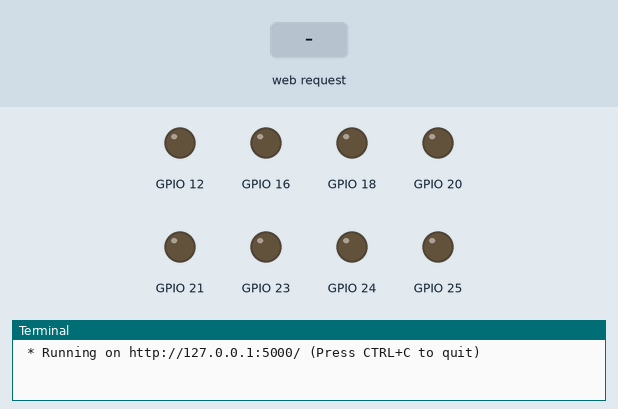
Recording of a program running on a simulated Raspberry Pi (BCM pin numbers). Shown: output pins drawn as LEDs (lit = HIGH), the last lines printed to the terminal. Inputs (shaded band) come from the test bench. A web server runs the application; the clock reads 2024-03-15 10:24:30 at power-on unless the program sets it.

Above: at 1.2 s.
1.3 s: HTTP request for /off/18 received
At 2.5 s:
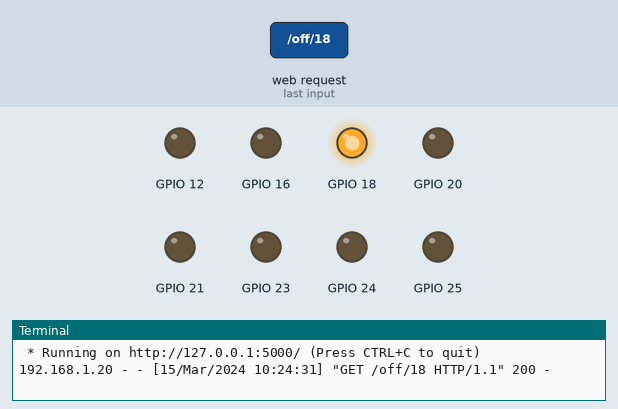
2.8 s: HTTP request for /off/23 received
At 3.8 s:
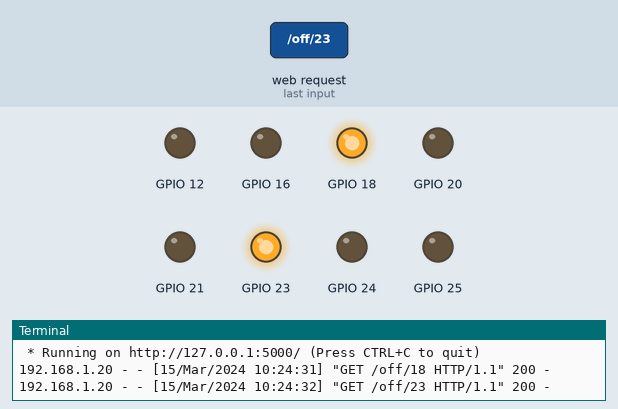
4.3 s: HTTP request for /on/18 received
At 5.0 s:
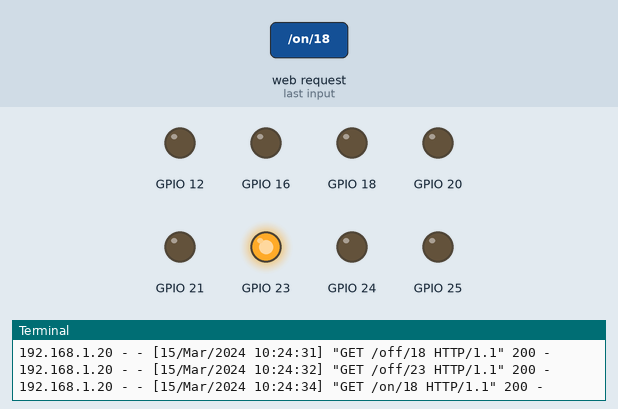
5.8 s: HTTP request for /off/24 received
At 6.1 s:
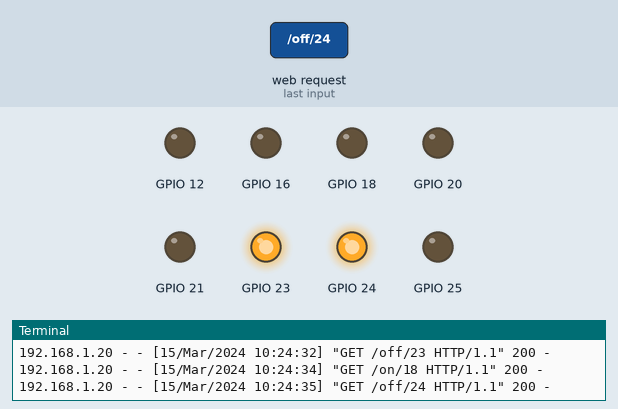
7.3 s: HTTP request for /on/23 received
At 8.5 s:
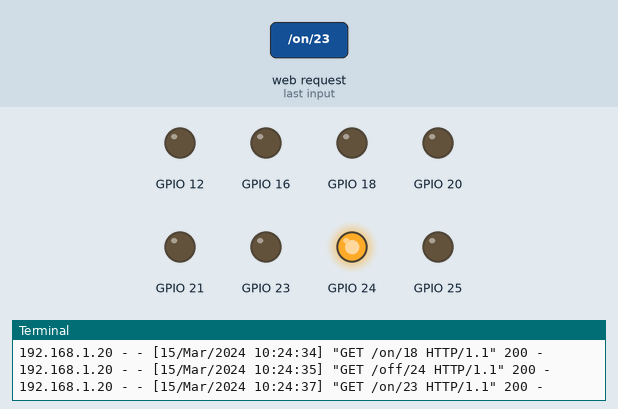
8.8 s: HTTP request for /on/24 received
At 9.6 s:
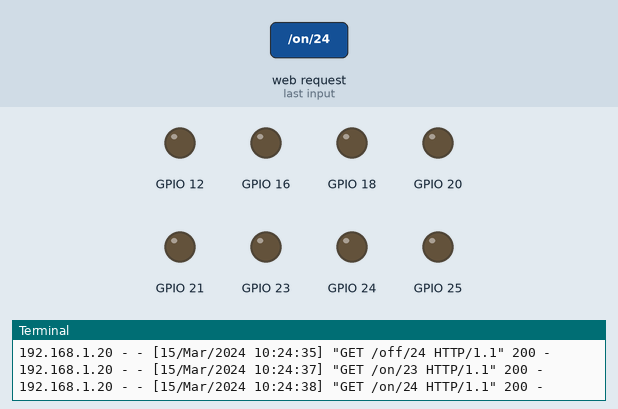
Timing chart, 0 to 11.3 s (numbered marks = the images above; inputs shaded):
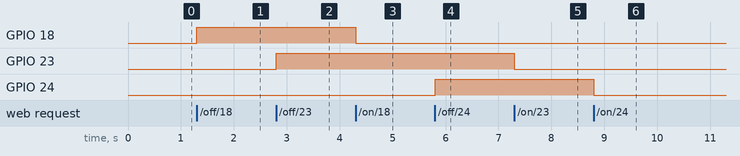

Measured:
- after the input at 1.3 s, GPIO 18: LOW → HIGH at once
- after the input at 2.8 s, GPIO 23: LOW → HIGH at once
- after the input at 4.3 s, GPIO 18: HIGH → LOW at once
- after the input at 5.8 s, GPIO 24: LOW → HIGH at once
- after the input at 7.3 s, GPIO 23: HIGH → LOW at once
- after the input at 8.8 s, GPIO 24: HIGH → LOW at once

The program:

main.py
```python
from flask import Flask, render_template
from RPi import GPIO

app = Flask(__name__)

GPIO.setmode(GPIO.BCM)
GPIO.setwarnings(False)
GPIO.setup(18,GPIO.OUT)
GPIO.setup(23,GPIO.OUT)
GPIO.setup(24,GPIO.OUT)
GPIO.setup(25,GPIO.OUT)
GPIO.setup(12,GPIO.OUT)
GPIO.setup(16,GPIO.OUT)
GPIO.setup(20,GPIO.OUT)
GPIO.setup(21,GPIO.OUT)

@app.route('/')
def render_index():
    return render_template('index.html')

@app.route('/on/<int:gpio>')
def switch_on(gpio):
    GPIO.output(gpio,GPIO.LOW)
    return True

@app.route('/off/<int:gpio>')
def switch_off(gpio):
    GPIO.output(gpio,GPIO.HIGH)
    return True
```
